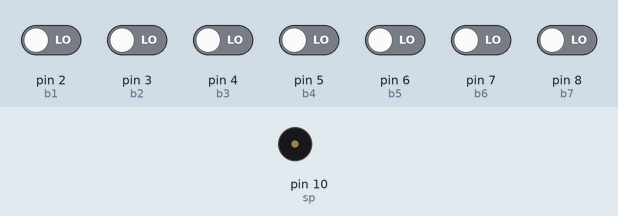
Simulated run of this sketch. Board: Arduino Uno, built with avr-gcc and run on an emulated ATmega328P. Shown: buzzer (waves = sounding). The inputs (shaded band) are chosen by the test bench; at power-on: pin 2 (b1), pin 3 (b2), pin 4 (b3), pin 5 (b4), pin 6 (b5), pin 7 (b6), pin 8 (b7) LOW.

Above: at 1.2 s.
1.3 s: pin 2 (b1) driven HIGH
At 2.0 s:
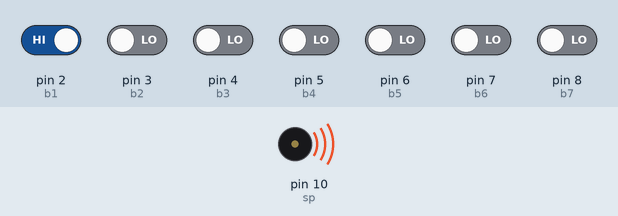
2.8 s: pin 2 (b1) driven LOW
At 3.2 s:
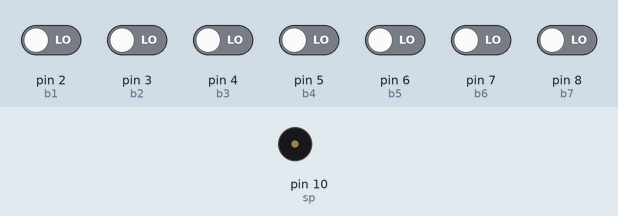
4.3 s: pin 3 (b2) driven HIGH
At 5.5 s:
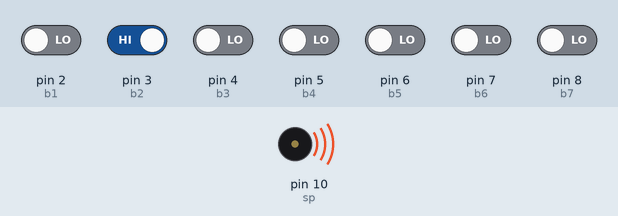
Timing chart, 0 to 7.3 s (numbered marks = the images above; inputs shaded):
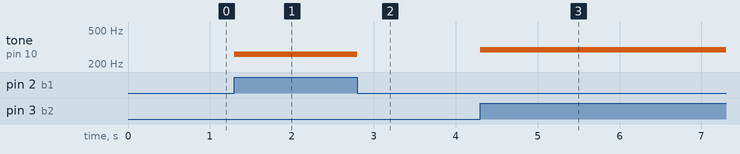

The sketch:

fadddddd.ino
```cpp
int pinA = A0; //for an analog reading
int b1 = 2, b2 = 3, b3 = 4, b4 = 5, b5 = 6, b6 = 7, b7 = 8;
int sp = 10; //for analog output


void setup() {
  pinMode(b1, INPUT);
  pinMode(b2, INPUT);
  pinMode(b3, INPUT);
  pinMode(b4, INPUT);
  pinMode(b5, INPUT);
  pinMode(b6, INPUT);
  pinMode(b7, INPUT);
  pinMode(sp, OUTPUT);

}
void loop() {
  int tone1 = 261;
  int tone2 = 293;
  int tone3 = 329;
  int tone4 = 349;
  int tone5 = 391;
  int tone6 = 440;
  int tone7 = 493;

  while (digitalRead(b1) == HIGH) {
    tone(sp, tone1);
  }
  noTone(sp);

  while (digitalRead(b2) == HIGH) {
    tone(sp, tone2);
  }
  noTone(sp);

  while (digitalRead(b3) == HIGH) {
    tone(sp, tone3);
  }
  noTone(sp);

  while (digitalRead(b4) == HIGH) {
    tone(sp, tone4);
  }
  noTone(sp);

  while (digitalRead(b5) == HIGH) {
    tone(sp, tone5);
  }
  noTone(sp);

  while (digitalRead(b6) == HIGH) {
    tone(sp, tone6);
  }
  noTone(sp);

  while (digitalRead(b7) == HIGH) {
    tone(sp, tone7);
  }
  noTone(sp);
}
```

Measured:
- after the input at 1.3 s, tone on pin 10 (sp): silent → 261 Hz at once
- after the input at 2.8 s, tone on pin 10 (sp): 261 Hz → silent at once
- after the input at 4.3 s, tone on pin 10 (sp): silent → 293 Hz at once
